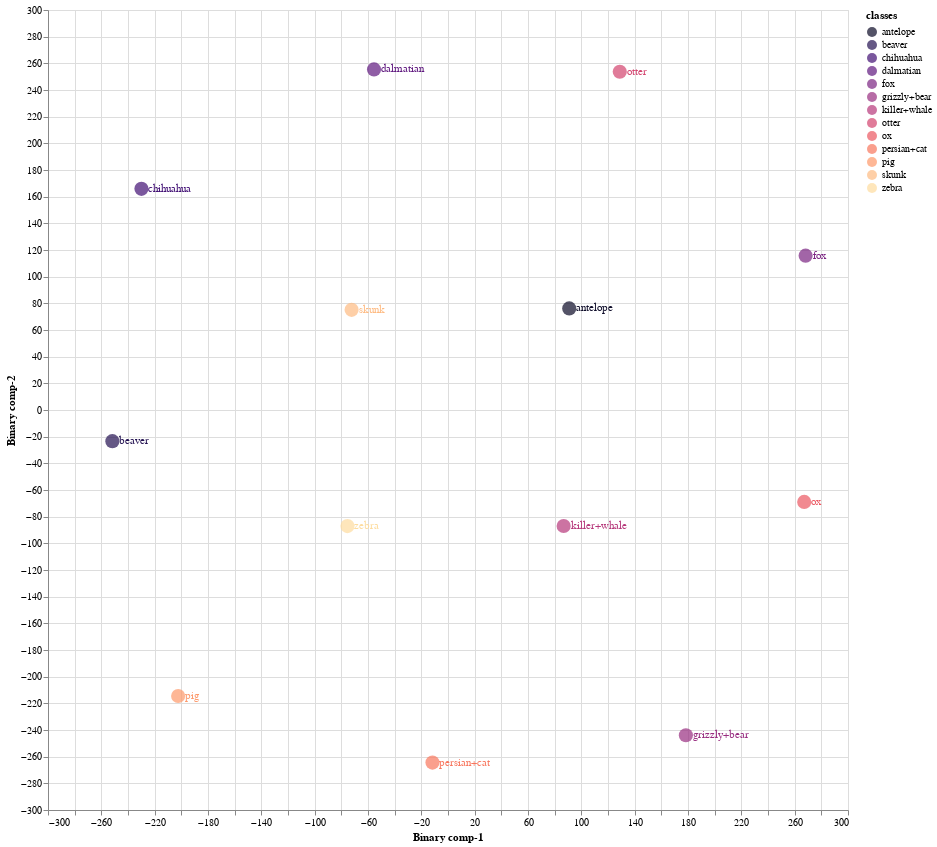
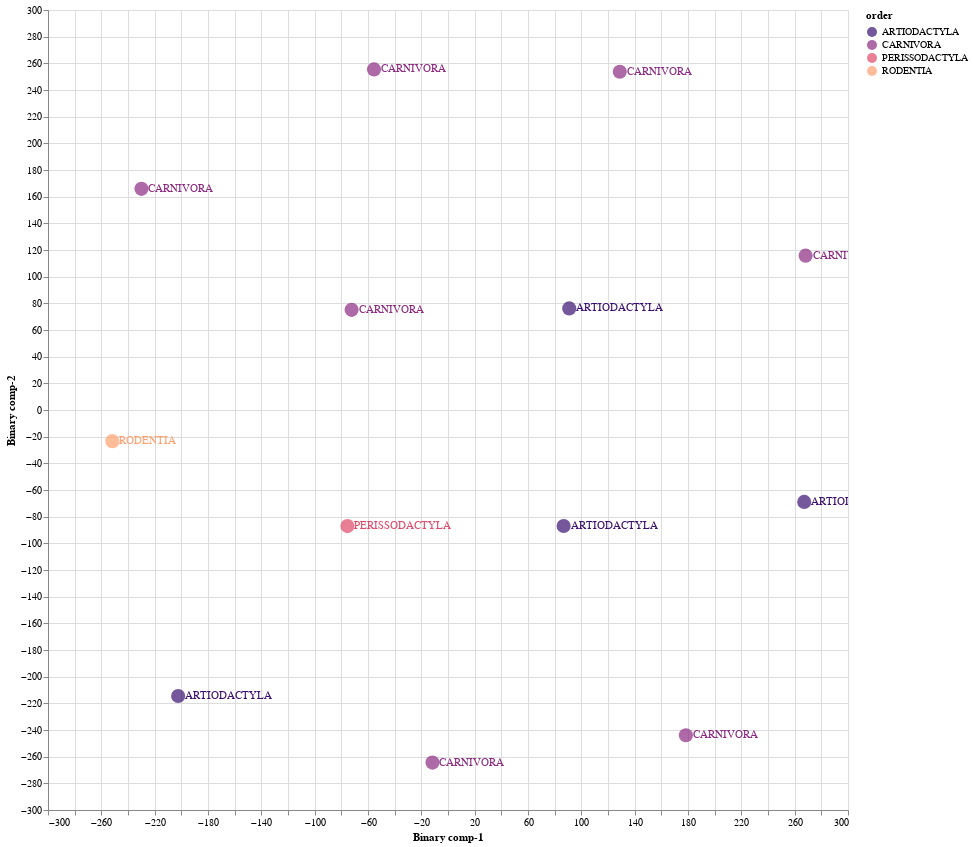

The notebook cell these images were saved under, in order:
### Markdown cell above
### 7.2 Train Validation Split 02

### Code cell
CZSL(mode = 'Train', split = 2, penalty = 'l2', C = 1.0, solver = 'lbfgs', pred_type = 'Deterministic', dist_type = 'euclidean')

#mode
#1. "Train" - Use Train Val split
#2. "Test" - For Unseen Test Data

#split
# 1 -Train/Val Split 1
# 2 -Train/Val Split 2
# 3 -Train/Val Split 2

#pred_type
#1. "Probabilistic" - continous real numbers giving probability for prdiction to be 1
#2. "Deterministic" - 1 or 0 prediction values

#dist_type
#1. euclidean
#2. cosine
#3. hamming
#4. jaccard

### Figure 1 — Vega-Lite specification as saved in the notebook (floating-point values rounded to 4 significant figures)
{"config": {"view": {"continuousWidth": 400, "continuousHeight": 300}}, "layer": [{"mark": {"type": "circle", "size": 200}, "encoding": {"color": {"field": "classes", "scale": {"scheme": "Magma"}, "type": "nominal"}, "x": {"field": "Binary comp-1", "type": "quantitative"}, "y": {"field": "Binary comp-2", "type": "quantitative"}}, "height": 800, "selection": {"selector009": {"type": "interval", "bind": "scales", "encodings": ["x", "y"]}}, "width": 800}, {"mark": {"type": "text", "align": "left", "baseline": "middle", "dx": 7}, "encoding": {"color": {"field": "classes", "scale": {"scheme": "Magma"}, "type": "nominal"}, "text": {"field": "classes", "type": "nominal"}, "x": {"field": "Binary comp-1", "type": "quantitative"}, "y": {"field": "Binary comp-2", "type": "quantitative"}}, "height": 800, "width": 800}], "data": {"name": "data-45fd2a269eac59172255e5bb9d675aa4"}, "$schema": "https://vega.github.io/schema/vega-lite/v4.17.0.json", "datasets": {"data-45fd2a269eac59172255e5bb9d675aa4": [{"Binary comp-1": 90.93, "Binary comp-2": 76.18, "classes": "antelope", "sciName": "Antilope_cervicapra", "animal_label": 1, "animal_class": "antelope", "mainCommonName": "Blackbuck", "otherCommonNames": "Indian Antelope", "class": "Mammalia", "infraclass": "Placentalia", "magnorder": "Boreoeutheria", "superorder": "Laurasiatheria", "order": "ARTIODACTYLA", "suborder": "RUMINANTIA", "infraorder": "PECORA", "parvorder": null, "superfamily": null, "family": "BOVIDAE", "subfamily": "ANTILOPINAE", "tribe": "ANTILOPINI", "genus": "Antilope"}, {"Binary comp-1": 178.4, "Binary comp-2": -243.9, "classes": "grizzly+bear", "sciName": "Ursus_arctos", "animal_label": 2, "animal_class": "grizzly+bear", "mainCommonName": "Brown Bear", "otherCommonNames": "Grizzly Bear|Kodiak Bear", "class": "Mammalia", "infraclass": "Placentalia", "magnorder": "Boreoeutheria", "superorder": "Laurasiatheria", "order": "CARNIVORA", "suborder": "CANIFORMIA", "infraorder": "ARCTOIDEA", "parvorder": null, "superfamily": "URSOIDEA", "family": "URSIDAE", "subfamily": "URSINAE", "tribe": null, "genus": "Ursus"}, {"Binary comp-1": 86.74, "Binary comp-2": -86.98, "classes": "killer+whale", "sciName": "Orcinus_orca", "animal_label": 3, "animal_class": "killer+whale", "mainCommonName": "Killer Whale", "otherCommonNames": "Orca", "class": "Mammalia", "infraclass": "Placentalia", "magnorder": "Boreoeutheria", "superorder": "Laurasiatheria", "order": "ARTIODACTYLA", "suborder": "WHIPPOMORPHA", "infraorder": "CETACEA", "parvorder": "ODONTOCETI", "superfamily": "DELPHINOIDEA", "family": "DELPHINIDAE", "subfamily": "INCERTAE SEDIS", "tribe": null, "genus": "Orcinus"}, {"Binary comp-1": -251.7, "Binary comp-2": -23.38, "classes": "beaver", "sciName": "Aplodontia_rufa", "animal_label": 4, "animal_class": "beaver", "mainCommonName": "Mountain Beaver", "otherCommonNames": "Boomer|Sewellel|Point Arena Mountain Beaver|Point Reyes Mountain Beaver", "class": "Mammalia", "infraclass": "Placentalia", "magnorder": "Boreoeutheria", "superorder": "Euarchontoglires", "order": "RODENTIA", "suborder": "SCIUROMORPHA", "infraorder": null, "parvorder": null, "superfamily": null, "family": "APLODONTIIDAE", "subfamily": null, "tribe": null, "genus": "Aplodontia"}, {"Binary comp-1": -55.5, "Binary comp-2": 255.4, "classes": "dalmatian", "sciName": "Canis_familiaris", "animal_label": 5, "animal_class": "dalmatian", "mainCommonName": "Domestic Dog", "otherCommonNames": "Dog|Dingo|Feral Dog|New Guinea Singing Dog|Village Dog", "class": "Mammalia", "infraclass": "Placentalia", "magnorder": "Boreoeutheria", "superorder": "Laurasiatheria", "order": "CARNIVORA", "suborder": "CANIFORMIA", "infraorder": "CANOIDEA", "parvorder": null, "superfamily": null, "family": "CANIDAE", "subfamily": null, "tribe": null, "genus": "Canis"}, {"Binary comp-1": -11.64, "Binary comp-2": -264.4, "classes": "persian+cat", "sciName": "Felis_catus", "animal_label": 6, "animal_class": "persian+cat", "mainCommonName": "Domestic Cat", "otherCommonNames": "Cat", "class": "Mammalia", "infraclass": "Placentalia", "magnorder": "Boreoeutheria", "superorder": "Laurasiatheria", "order": "CARNIVORA", "suborder": "FELIFORMIA", "infraorder": "FELOIDEA", "parvorder": null, "superfamily": null, "family": "FELIDAE", "subfamily": "FELINAE", "tribe": null, "genus": "Felis"}, {"Binary comp-1": -72.29, "Binary comp-2": 75.13, "classes": "skunk", "sciName": "Spilogale_putorius", "animal_label": 11, "animal_class": "skunk", "mainCommonName": "Alleghanian Spotted Skunk", "otherCommonNames": "Eastern Spotted Skunk", "class": "Mammalia", "infraclass": "Placentalia", "magnorder": "Boreoeutheria", "superorder": "Laurasiatheria", "order": "CARNIVORA", "suborder": "CANIFORMIA", "infraorder": "ARCTOIDEA", "parvorder": null, "superfamily": "MUSTELOIDEA", "family": "MEPHITIDAE", "subfamily": "MEPHITINAE", "tribe": null, "genus": "Spilogale"}, {"Binary comp-1": 267.2, "Binary comp-2": -68.95, "classes": "ox", "sciName": "Bos_sauveli", "animal_label": 21, "animal_class": "ox", "mainCommonName": "Kouprey", "otherCommonNames": "Gray Ox|Indochinese Forest Ox", "class": "Mammalia", "infraclass": "Placentalia", "magnorder": "Boreoeutheria", "superorder": "Laurasiatheria", "order": "ARTIODACTYLA", "suborder": "RUMINANTIA", "infraorder": "PECORA", "parvorder": null, "superfamily": null, "family": "BOVIDAE", "subfamily": "BOVINAE", "tribe": "BOVINI", "genus": "Bos"}, {"Binary comp-1": 268.2, "Binary comp-2": 115.7, "classes": "fox", "sciName": "Vulpes_lagopus", "animal_label": 22, "animal_class": "fox", "mainCommonName": "Arctic Fox", "otherCommonNames": "Polar Fox", "class": "Mammalia", "infraclass": "Placentalia", "magnorder": "Boreoeutheria", "superorder": "Laurasiatheria", "order": "CARNIVORA", "suborder": "CANIFORMIA", "infraorder": "CANOIDEA", "parvorder": null, "superfamily": null, "family": "CANIDAE", "subfamily": null, "tribe": null, "genus": "Vulpes"}, {"Binary comp-1": -229.9, "Binary comp-2": 165.9, "classes": "chihuahua", "sciName": "Canis_familiaris", "animal_label": 33, "animal_class": "chihuahua", "mainCommonName": "Domestic Dog", "otherCommonNames": "Dog|Dingo|Feral Dog|New Guinea Singing Dog|Village Dog", "class": "Mammalia", "infraclass": "Placentalia", "magnorder": "Boreoeutheria", "superorder": "Laurasiatheria", "order": "CARNIVORA", "suborder": "CANIFORMIA", "infraorder": "CANOIDEA", "parvorder": null, "superfamily": null, "family": "CANIDAE", "subfamily": null, "tribe": null, "genus": "Canis"}, {"Binary comp-1": 128.8, "Binary comp-2": 253.7, "classes": "otter", "sciName": "Aonyx_capensis", "animal_label": 36, "animal_class": "otter", "mainCommonName": "African Clawless Otter", "otherCommonNames": "Cape Clawless Otter", "class": "Mammalia", "infraclass": "Placentalia", "magnorder": "Boreoeutheria", "superorder": "Laurasiatheria", "order": "CARNIVORA", "suborder": "CANIFORMIA", "infraorder": "ARCTOIDEA", "parvorder": null, "superfamily": "MUSTELOIDEA", "family": "MUSTELIDAE", "subfamily": "LUTRINAE", "tribe": null, "genus": "Aonyx"}, {"Binary comp-1": -75.42, "Binary comp-2": -87.08, "classes": "zebra", "sciName": "Equus_grevyi", "animal_label": 38, "animal_class": "zebra", "mainCommonName": "Grevy's Zebra", "otherCommonNames": "Imperial Zebra", "class": "Mammalia", "infraclass": "Placentalia", "magnorder": "Boreoeutheria", "superorder": "Laurasiatheria", "order": "PERISSODACTYLA", "suborder": "HIPOMORPHA", "infraorder": null, "parvorder": null, "superfamily": null, "family": "EQUIDAE", "subfamily": null, "tribe": null, "genus": "Equus"}, {"Binary comp-1": -202.4, "Binary comp-2": -214.5, "classes": "pig", "sciName": "Sus_domesticus", "animal_label": 42, "animal_class": "pig", "mainCommonName": "Domestic Pig", "otherCommonNames": "Hog|Pig|Swine", "class": "Mammalia", "infraclass": "Placentalia", "magnorder": "Boreoeutheria", "superorder": "Laurasiatheria", "order": "ARTIODACTYLA", "suborder": "SUINA", "infraorder": null, "parvorder": null, "superfamily": null, "family": "SUIDAE", "subfamily": null, "tribe": null, "genus": "Sus"}]}}

### Figure 2 — Vega-Lite specification as saved in the notebook (floating-point values rounded to 4 significant figures)
{"config": {"view": {"continuousWidth": 400, "continuousHeight": 300}}, "layer": [{"mark": {"type": "circle", "size": 200}, "encoding": {"color": {"field": "order", "scale": {"scheme": "Magma"}, "type": "nominal"}, "x": {"field": "Binary comp-1", "type": "quantitative"}, "y": {"field": "Binary comp-2", "type": "quantitative"}}, "height": 800, "selection": {"selector010": {"type": "interval", "bind": "scales", "encodings": ["x", "y"]}}, "width": 800}, {"mark": {"type": "text", "align": "left", "baseline": "middle", "dx": 7}, "encoding": {"color": {"field": "order", "scale": {"scheme": "Magma"}, "type": "nominal"}, "text": {"field": "order", "type": "nominal"}, "x": {"field": "Binary comp-1", "type": "quantitative"}, "y": {"field": "Binary comp-2", "type": "quantitative"}}, "height": 800, "width": 800}], "data": {"name": "data-45fd2a269eac59172255e5bb9d675aa4"}, "$schema": "https://vega.github.io/schema/vega-lite/v4.17.0.json", "datasets": {"data-45fd2a269eac59172255e5bb9d675aa4": [{"Binary comp-1": 90.93, "Binary comp-2": 76.18, "classes": "antelope", "sciName": "Antilope_cervicapra", "animal_label": 1, "animal_class": "antelope", "mainCommonName": "Blackbuck", "otherCommonNames": "Indian Antelope", "class": "Mammalia", "infraclass": "Placentalia", "magnorder": "Boreoeutheria", "superorder": "Laurasiatheria", "order": "ARTIODACTYLA", "suborder": "RUMINANTIA", "infraorder": "PECORA", "parvorder": null, "superfamily": null, "family": "BOVIDAE", "subfamily": "ANTILOPINAE", "tribe": "ANTILOPINI", "genus": "Antilope"}, {"Binary comp-1": 178.4, "Binary comp-2": -243.9, "classes": "grizzly+bear", "sciName": "Ursus_arctos", "animal_label": 2, "animal_class": "grizzly+bear", "mainCommonName": "Brown Bear", "otherCommonNames": "Grizzly Bear|Kodiak Bear", "class": "Mammalia", "infraclass": "Placentalia", "magnorder": "Boreoeutheria", "superorder": "Laurasiatheria", "order": "CARNIVORA", "suborder": "CANIFORMIA", "infraorder": "ARCTOIDEA", "parvorder": null, "superfamily": "URSOIDEA", "family": "URSIDAE", "subfamily": "URSINAE", "tribe": null, "genus": "Ursus"}, {"Binary comp-1": 86.74, "Binary comp-2": -86.98, "classes": "killer+whale", "sciName": "Orcinus_orca", "animal_label": 3, "animal_class": "killer+whale", "mainCommonName": "Killer Whale", "otherCommonNames": "Orca", "class": "Mammalia", "infraclass": "Placentalia", "magnorder": "Boreoeutheria", "superorder": "Laurasiatheria", "order": "ARTIODACTYLA", "suborder": "WHIPPOMORPHA", "infraorder": "CETACEA", "parvorder": "ODONTOCETI", "superfamily": "DELPHINOIDEA", "family": "DELPHINIDAE", "subfamily": "INCERTAE SEDIS", "tribe": null, "genus": "Orcinus"}, {"Binary comp-1": -251.7, "Binary comp-2": -23.38, "classes": "beaver", "sciName": "Aplodontia_rufa", "animal_label": 4, "animal_class": "beaver", "mainCommonName": "Mountain Beaver", "otherCommonNames": "Boomer|Sewellel|Point Arena Mountain Beaver|Point Reyes Mountain Beaver", "class": "Mammalia", "infraclass": "Placentalia", "magnorder": "Boreoeutheria", "superorder": "Euarchontoglires", "order": "RODENTIA", "suborder": "SCIUROMORPHA", "infraorder": null, "parvorder": null, "superfamily": null, "family": "APLODONTIIDAE", "subfamily": null, "tribe": null, "genus": "Aplodontia"}, {"Binary comp-1": -55.5, "Binary comp-2": 255.4, "classes": "dalmatian", "sciName": "Canis_familiaris", "animal_label": 5, "animal_class": "dalmatian", "mainCommonName": "Domestic Dog", "otherCommonNames": "Dog|Dingo|Feral Dog|New Guinea Singing Dog|Village Dog", "class": "Mammalia", "infraclass": "Placentalia", "magnorder": "Boreoeutheria", "superorder": "Laurasiatheria", "order": "CARNIVORA", "suborder": "CANIFORMIA", "infraorder": "CANOIDEA", "parvorder": null, "superfamily": null, "family": "CANIDAE", "subfamily": null, "tribe": null, "genus": "Canis"}, {"Binary comp-1": -11.64, "Binary comp-2": -264.4, "classes": "persian+cat", "sciName": "Felis_catus", "animal_label": 6, "animal_class": "persian+cat", "mainCommonName": "Domestic Cat", "otherCommonNames": "Cat", "class": "Mammalia", "infraclass": "Placentalia", "magnorder": "Boreoeutheria", "superorder": "Laurasiatheria", "order": "CARNIVORA", "suborder": "FELIFORMIA", "infraorder": "FELOIDEA", "parvorder": null, "superfamily": null, "family": "FELIDAE", "subfamily": "FELINAE", "tribe": null, "genus": "Felis"}, {"Binary comp-1": -72.29, "Binary comp-2": 75.13, "classes": "skunk", "sciName": "Spilogale_putorius", "animal_label": 11, "animal_class": "skunk", "mainCommonName": "Alleghanian Spotted Skunk", "otherCommonNames": "Eastern Spotted Skunk", "class": "Mammalia", "infraclass": "Placentalia", "magnorder": "Boreoeutheria", "superorder": "Laurasiatheria", "order": "CARNIVORA", "suborder": "CANIFORMIA", "infraorder": "ARCTOIDEA", "parvorder": null, "superfamily": "MUSTELOIDEA", "family": "MEPHITIDAE", "subfamily": "MEPHITINAE", "tribe": null, "genus": "Spilogale"}, {"Binary comp-1": 267.2, "Binary comp-2": -68.95, "classes": "ox", "sciName": "Bos_sauveli", "animal_label": 21, "animal_class": "ox", "mainCommonName": "Kouprey", "otherCommonNames": "Gray Ox|Indochinese Forest Ox", "class": "Mammalia", "infraclass": "Placentalia", "magnorder": "Boreoeutheria", "superorder": "Laurasiatheria", "order": "ARTIODACTYLA", "suborder": "RUMINANTIA", "infraorder": "PECORA", "parvorder": null, "superfamily": null, "family": "BOVIDAE", "subfamily": "BOVINAE", "tribe": "BOVINI", "genus": "Bos"}, {"Binary comp-1": 268.2, "Binary comp-2": 115.7, "classes": "fox", "sciName": "Vulpes_lagopus", "animal_label": 22, "animal_class": "fox", "mainCommonName": "Arctic Fox", "otherCommonNames": "Polar Fox", "class": "Mammalia", "infraclass": "Placentalia", "magnorder": "Boreoeutheria", "superorder": "Laurasiatheria", "order": "CARNIVORA", "suborder": "CANIFORMIA", "infraorder": "CANOIDEA", "parvorder": null, "superfamily": null, "family": "CANIDAE", "subfamily": null, "tribe": null, "genus": "Vulpes"}, {"Binary comp-1": -229.9, "Binary comp-2": 165.9, "classes": "chihuahua", "sciName": "Canis_familiaris", "animal_label": 33, "animal_class": "chihuahua", "mainCommonName": "Domestic Dog", "otherCommonNames": "Dog|Dingo|Feral Dog|New Guinea Singing Dog|Village Dog", "class": "Mammalia", "infraclass": "Placentalia", "magnorder": "Boreoeutheria", "superorder": "Laurasiatheria", "order": "CARNIVORA", "suborder": "CANIFORMIA", "infraorder": "CANOIDEA", "parvorder": null, "superfamily": null, "family": "CANIDAE", "subfamily": null, "tribe": null, "genus": "Canis"}, {"Binary comp-1": 128.8, "Binary comp-2": 253.7, "classes": "otter", "sciName": "Aonyx_capensis", "animal_label": 36, "animal_class": "otter", "mainCommonName": "African Clawless Otter", "otherCommonNames": "Cape Clawless Otter", "class": "Mammalia", "infraclass": "Placentalia", "magnorder": "Boreoeutheria", "superorder": "Laurasiatheria", "order": "CARNIVORA", "suborder": "CANIFORMIA", "infraorder": "ARCTOIDEA", "parvorder": null, "superfamily": "MUSTELOIDEA", "family": "MUSTELIDAE", "subfamily": "LUTRINAE", "tribe": null, "genus": "Aonyx"}, {"Binary comp-1": -75.42, "Binary comp-2": -87.08, "classes": "zebra", "sciName": "Equus_grevyi", "animal_label": 38, "animal_class": "zebra", "mainCommonName": "Grevy's Zebra", "otherCommonNames": "Imperial Zebra", "class": "Mammalia", "infraclass": "Placentalia", "magnorder": "Boreoeutheria", "superorder": "Laurasiatheria", "order": "PERISSODACTYLA", "suborder": "HIPOMORPHA", "infraorder": null, "parvorder": null, "superfamily": null, "family": "EQUIDAE", "subfamily": null, "tribe": null, "genus": "Equus"}, {"Binary comp-1": -202.4, "Binary comp-2": -214.5, "classes": "pig", "sciName": "Sus_domesticus", "animal_label": 42, "animal_class": "pig", "mainCommonName": "Domestic Pig", "otherCommonNames": "Hog|Pig|Swine", "class": "Mammalia", "infraclass": "Placentalia", "magnorder": "Boreoeutheria", "superorder": "Laurasiatheria", "order": "ARTIODACTYLA", "suborder": "SUINA", "infraorder": null, "parvorder": null, "superfamily": null, "family": "SUIDAE", "subfamily": null, "tribe": null, "genus": "Sus"}]}}
